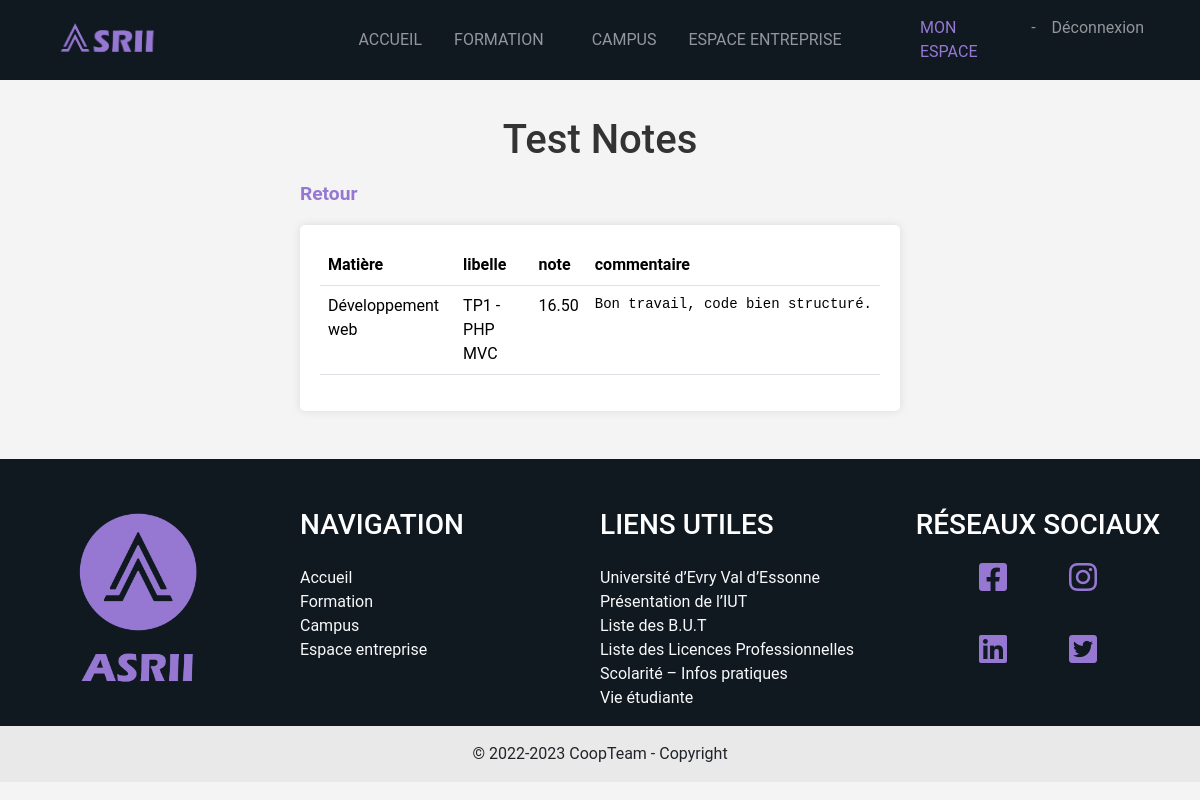
The app's page /notes (signed in) with its own data.
### tables this page shows
CREATE TABLE IF NOT EXISTS notes (
    id            INT UNSIGNED NOT NULL AUTO_INCREMENT PRIMARY KEY,
    etudiant_id   INT UNSIGNED NOT NULL,
    enseignant_id INT UNSIGNED NULL,
    matiere       VARCHAR(100) NOT NULL,
    libelle       VARCHAR(150) NOT NULL,
    commentaire   TEXT NULL,
    note          DECIMAL(5,2) NOT NULL,
    CONSTRAINT fk_notes_etudiant   FOREIGN KEY (etudiant_id)   REFERENCES etudiants (id)   ON DELETE CASCADE,
    CONSTRAINT fk_notes_enseignant FOREIGN KEY (enseignant_id) REFERENCES enseignants (id) ON DELETE SET NULL
);

### index.php (called while the page is built, shortened)
<?php
function e($value): string {
    return htmlspecialchars((string) ($value ?? ''), ENT_QUOTES | ENT_SUBSTITUTE, 'UTF-8');
}
$requestUrl = rtrim($_SERVER['REQUEST_URI'], '/');
$parts = parse_url($requestUrl);
$path = $parts['path'] ?? '';
$params = [];
require_once 'routes.php';
foreach ($routes as $route => $controllerAction) {
    $cleanRoute = rtrim(strtok($route, '?'), '/');
    if ($cleanRoute === $path) {
        $actionName = $controllerAction[1];
        break;
    }
}
$controller = new $controllerName();
$controller->$actionName($params);

### model/SqlModel.php (called while the page is built, shortened)
<?php
class SqlModel {
    private static ?mysqli $shared = null;
    private mysqli $mysqli;
    public function __construct() {
        if (self::$shared === null) {
            $mysqli = new mysqli(DB_HOST, DB_USER, DB_PASSWORD, DB_NAME, DB_PORT);
            $mysqli->set_charset('utf8mb4');
            self::$shared = $mysqli;
        }
        $this->mysqli = self::$shared;
    }
    public function SqlRequest(string $req, array $params = []) {
        $stmt = $this->mysqli->prepare($req);
        $params = array_values($params);
        $stmt->bind_param(str_repeat('s', count($params)), ...$params);
        if (!$stmt->execute()) {
            $this->fail($req, $stmt->error);
        }
        $result = $stmt->get_result();
        return $result === false ? true : $result;
    }
}

### view/notes.php (the view, shortened to what this page needs)
<h1> Test Notes </h1>
<div class="contain my-3" style="max-width: 50%!important;">
<a href="<?= URL ?>/home" class="see">Retour</a></div>
<div class="container mb-5" style="max-width: 50%!important;">
<table class="table">
          <thead class="thead-dark">
            <tr>
              <th>Matière</th>
              <th>libelle</th>
              <th>note</th>
              <th>commentaire</th>
            </tr>
          </thead>
          <tbody>
            <?php foreach ($data['notes'] as $note) { ?>
              <tr>
                <td>
                  <?= e($note['matiere']) ?>
                </td>
                <td>
                  <?= e($note['libelle']) ?>
                </td>
                <td>
                  <?= e($note['note']) ?>
                </td>
                <td>
                  <pre><?= e($note['commentaire']) ?></pre>
                </td>
              </tr>
            <?php } ?>
          </tbody>
        </table>
</div>

### public/css/notes.css (style rules this page uses)
body { font-family: "Roboto", sans-serif; background-color: #f4f4f4; }
.container { max-width: 90%; margin:auto; padding: 20px; background-color: #fff; border-radius: 5px; box-shadow: 0 0 10px rgba(0, 0, 0, 0.1); display: flex; justify-content: space-between; }
.contain { max-width: 90%; margin: auto; }
h1 { margin-top: 3%; text-align: center; color: #333; font-family: "Roboto", sans-serif; }
.see { color: #9678D3; font-family: "Roboto", sans-serif; text-decoration: none; font-weight: 700; font-size: larger; }

### records on screen
notes: matiere "Développement web", libelle "TP1 - PHP MVC", note "16.50", commentaire "Bon travail, code bien structuré."
